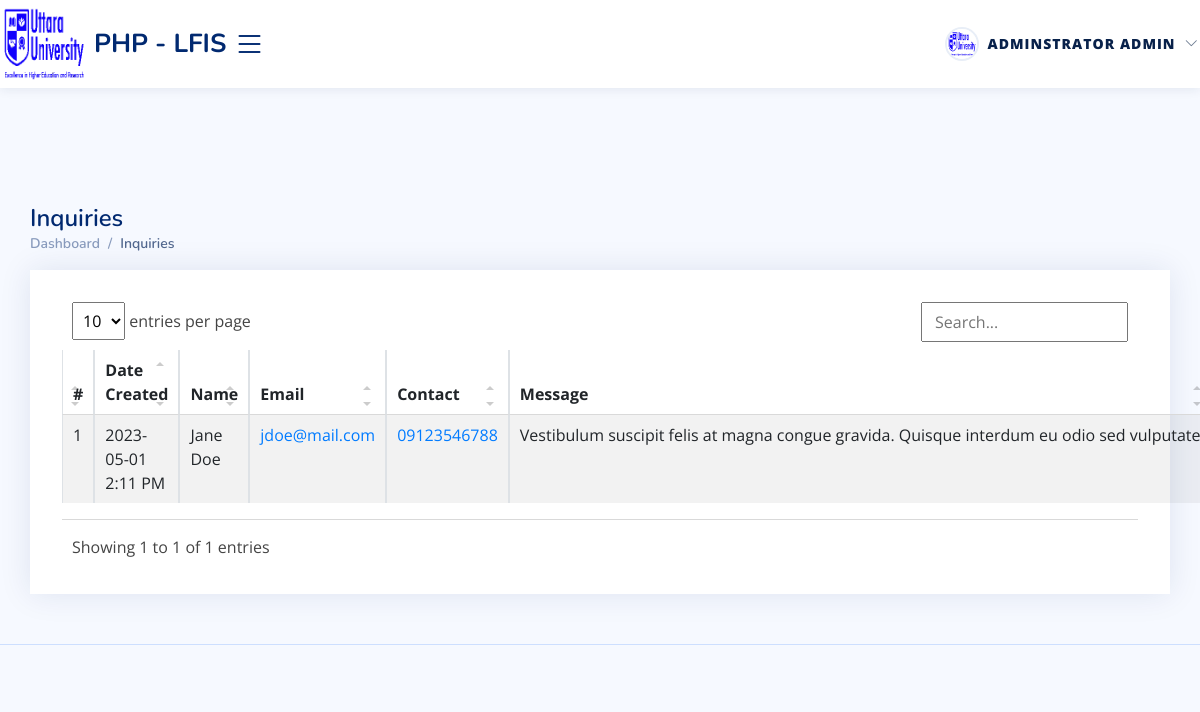
The page /admin?page=inquiries (signed in) on the database its author committed.
### tables this page shows
CREATE TABLE `inquiry_list` (
  `id` bigint(30) NOT NULL,
  `fullname` text NOT NULL,
  `contact` text NOT NULL,
  `email` text NOT NULL,
  `message` text NOT NULL,
  `status` tinyint(1) NOT NULL DEFAULT 0,
  `created_at` datetime NOT NULL DEFAULT current_timestamp(),
  `updated_at` datetime DEFAULT NULL ON UPDATE current_timestamp()
);

### admin/inquiries/index.php (the view, shortened to what this page needs)
<div class="card card-outline rounded-0 card-navy">
	<div class="card-body pt-4">
        <div class="container-fluid">
			<div class="table-responsive">
				<table class="table table-sm table-hover table-striped table-bordered" id="list">
					<thead>
						<tr>
							<th>#</th>
							<th>Date Created</th>
							<th>Name</th>
							<th>Email</th>
							<th>Contact</th>
							<th>Message</th>
						</tr>
					</thead>
					<tbody>
						<?php
						$i = 1;
						$qry = $conn->query("SELECT * from `inquiry_list` order by `status` asc, abs(unix_timestamp(`created_at`))  desc");
						while($row = $qry->fetch_assoc()):
						?>
							<tr>
								<td class="align-items-center text-center"><?php echo $i++; ?></td>
								<td class="align-items-center"><?php echo date("Y-m-d g:i A",strtotime($row['created_at'])) ?></td>
								<td class="align-items-center"><?= $row['fullname'] ?></td>
								<td class="align-items-center"><a href="mailto:<?= $row['email'] ?>" class="contact-link"><?= $row['email'] ?></a></td>
								<td class="align-items-center"><a href="tel:<?= $row['contact'] ?>" class="contact-link"><?= $row['contact'] ?></a></td>
								<td class="align-items-center"><a href="./?page=inquiries/view_inquiry&id=<?php echo $row['id'] ?>" class="message-preview text-reset text-decoration-none" title="Click to view full message"><?= htmlspecialchars($row['message']) ?></a></td>
							</tr>
						<?php endwhile; ?>
					</tbody>
				</table>
			</div>
		</div>
	</div>
</div>

### assets/css/style.css (style rules this page uses)
:root { scroll-behavior: smooth; }
body { font-family: "Open Sans", sans-serif; background: #f6f9ff; color: #444444; }
a { color: #4154f1; text-decoration: none; }
.card { margin-bottom: 30px; border: none; border-radius: 5px; box-shadow: 0px 0 30px rgba(1, 41, 112, 0.1); }
.card-body { padding: 0 20px 20px 20px; }

### assets/css/custom.css (style rules this page uses)
.table-responsive { overflow-x: unset; }
@media (min-width: 992px) { body { padding-top: 118px; } }
@media (min-width: 992px) { body { padding-top: 124px; } }
@media (min-width: 992px) { body { padding-top: 112px; } }
@media (min-width: 992px) { body { padding-top: 122px; } }
html, body { max-width: 100%; overflow-x: hidden; }
.card { max-width: 100%; }
.card-body { min-width: 0; }
@media (min-width: 768px) { .table-responsive:has(.dropdown-menu) { overflow: visible; } }

### admin/inquiries/index.php (style rules this page uses)
.message-preview { max-width: 250px; white-space: nowrap; overflow: hidden; text-overflow: ellipsis; cursor: pointer; }
.contact-link { color: #007bff; text-decoration: none; }

### rows shown on the page
inquiry_list: created_at "2023-05-01 2:11 PM", fullname "Jane Doe", email "jdoe@mail.com", contact "09123546788", message "Vestibulum suscipit felis at magna congue gravida. Quisque interdum eu odio sed…"

### other values the page prints
$_settings->info('short_name') "PHP - LFIS"
str_replace(['_', '/'], ' ', ($pageSplit[1] ?? $page)) "Inquiries"
